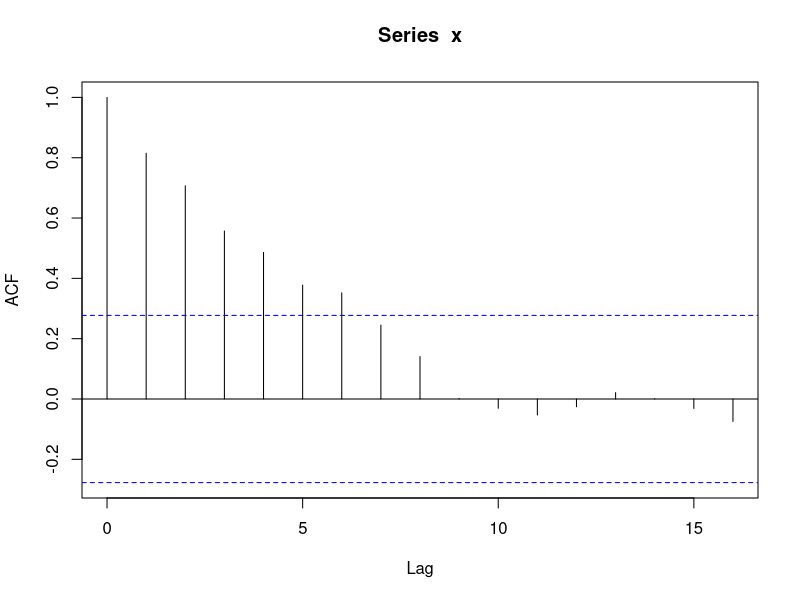
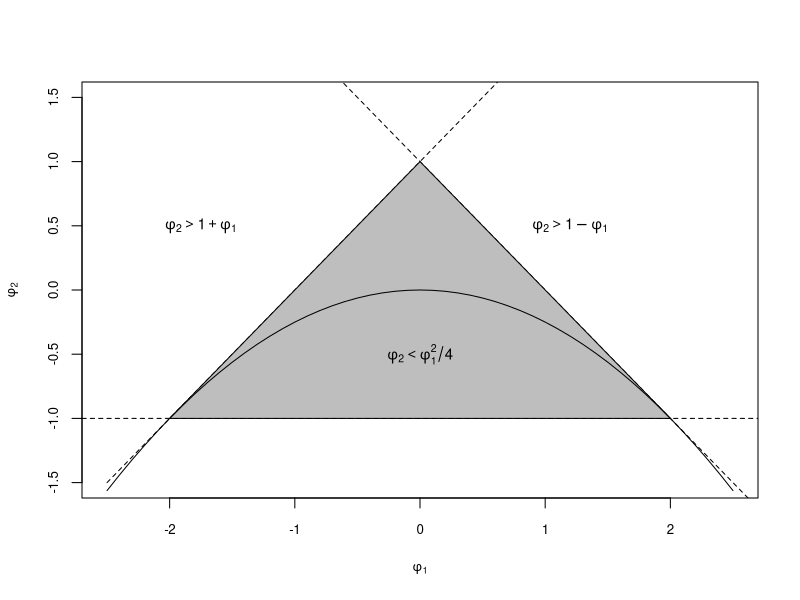

Write the R code that produced these figures, in order.
## ---- chunk 1

AR.sm <- list(order = c(1, 0, 0), ar = 0.9, sd = 0.1)
x= arima.sim(n = 50, model = AR.sm)

#Use função acf do R
acf(x, type="correlation")


## ---- chunk 2
phi1 <- seq(from = -2.5, to = 2.5, length = 51) 
plot(phi1,1+phi1,lty="dashed",type="l",xlab="",ylab="",cex.axis=.8,ylim=c(-1.5,1.5))
abline(a = -1, b = 0, lty="dashed")
abline(a = 1, b = -1, lty="dashed")
title(ylab=expression(phi[2]),xlab=expression(phi[1]),cex.lab=.8)
polygon(x = phi1[6:46], y = 1-abs(phi1[6:46]), col="gray")
lines(phi1,-phi1^2/4)
text(0,-.5,expression(phi[2]<phi[1]^2/4),cex=.9)
text(1.2,.5,expression(phi[2]>1-phi[1]),cex=.9)
text(-1.75,.5,expression(phi[2]>1+phi[1]),cex=.9)
